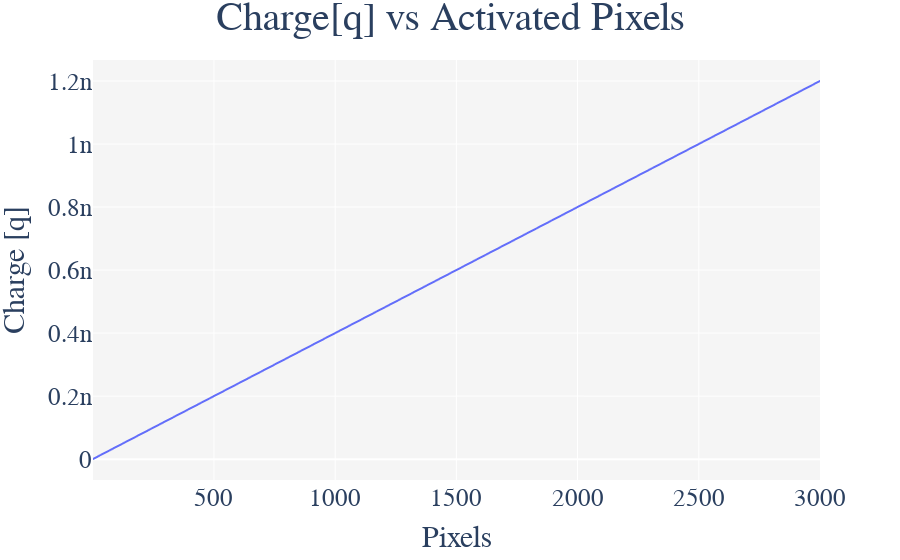

Notebook code cell kept with this figure:
### Code cell
fig = px.line(data, x ='Pixels', y = 'Charges[q]', 
              labels={
                     "Pixels": "Pixels",
                     "Charges[q]": "Charge [q]"
                 },)

fig.layout.title.text = 'Charge[q] vs Activated Pixels'
fig.update_layout(
    #showlegend=False,
    plot_bgcolor="#f5f5f5",
    #margin=dict(t=10,l=10,b=10,r=10)
    title_x=0.5,
    #title_font_family="Old Standard TT",
    #legend_font_family="Old Standard TT",
    font_family="Cambria",
    font_size = 25,
    title_font_size=40

    
)

fig.write_image("charge-vs-pixels.pdf",width=0.8*1500, height=0.3*1500, scale=1)
fig.show()

### Figure 1 — Plotly figure (JSON) as saved in the notebook; plotly's stock layout.template omitted (floating-point values rounded to 4 significant figures; data arrays with more than 128 entries replaced by an {"elided": "..."} marker saying what was removed)
{"data": [{"hovertemplate": "Pixels=%{x}<br>Charge [q]=%{y}<extra></extra>", "legendgroup": "", "line": {"color": "#636efa", "dash": "solid"}, "mode": "lines", "name": "", "showlegend": false, "type": "scattergl", "x": {"elided": "3000 int values"}, "xaxis": "x", "y": {"elided": "3000 float values"}, "yaxis": "y"}], "layout": {"autosize": true, "font": {"family": "Cambria", "size": 25}, "legend": {"tracegroupgap": 0}, "margin": {"t": 60}, "plot_bgcolor": "#f5f5f5", "title": {"font": {"size": 40}, "text": "Charge[q] vs Activated Pixels", "x": 0.5}, "xaxis": {"anchor": "y", "autorange": true, "domain": [0, 1], "range": [1, 3000], "title": {"text": "Pixels"}, "type": "linear"}, "yaxis": {"anchor": "x", "autorange": true, "domain": [0, 1], "range": [-6.624e-11, 1.267e-09], "title": {"text": "Charge [q]"}, "type": "linear"}}}
